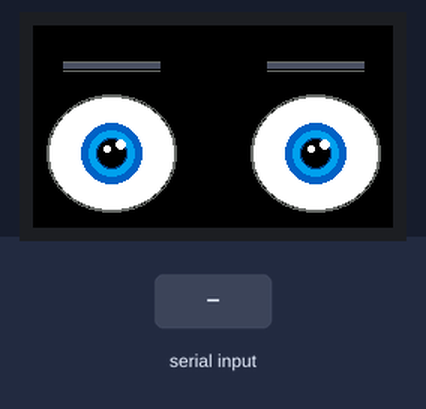
A sketch run on a simulated ESP32. On the bench: 240×135 colour display. The test bench sets the inputs (shaded band). Random numbers use the default seed unless the sketch sets one; what the sketch prints to the serial monitor is not drawn.

Above: at 1.3 s.
1.4 s: "1" received over Serial
At 3.8 s:
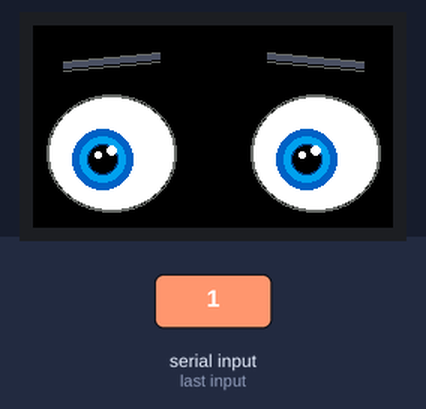
4.2 s: "l" received over Serial
At 6.2 s:
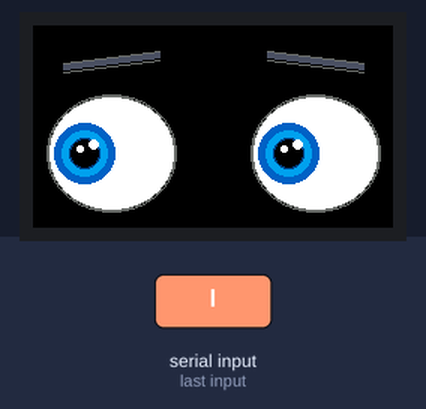
6.3 s: "r" received over Serial
At 6.9 s:
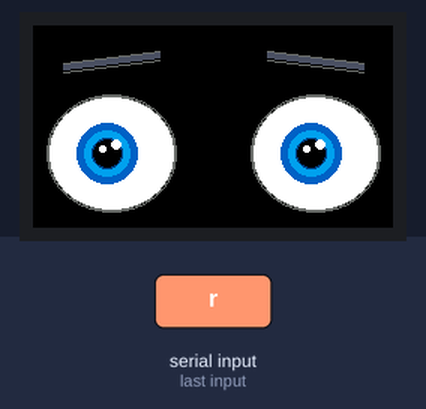
8.2 s: "u" received over Serial
At 10.3 s:
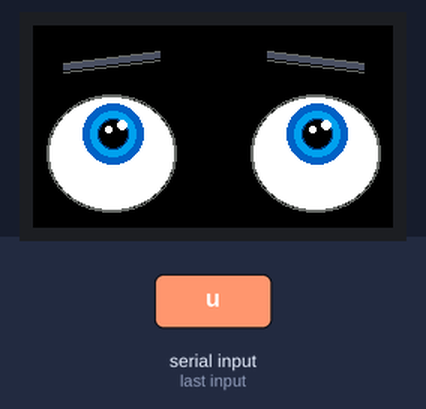
10.5 s: "d" received over Serial
At 10.6 s:
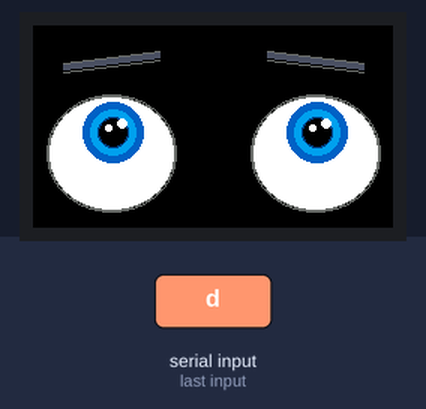
12.2 s: "c" received over Serial
At 15.1 s:
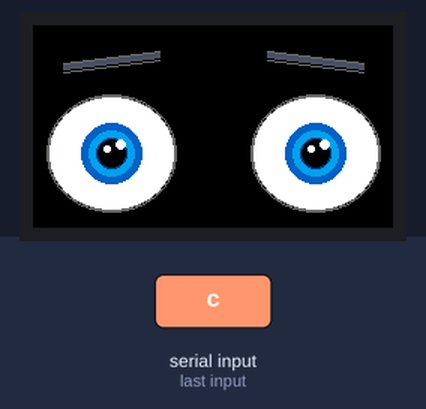
Timing chart, 0 to 15.4 s (numbered marks = the images above; inputs shaded):
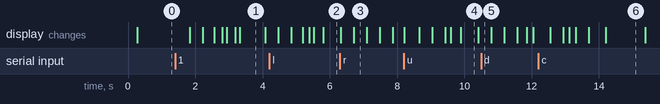

The sketch:

AnimatronicEyes_TDisplay.ino
```cpp
/*
  AnimatronicEyes_TDisplay.ino

  Use esp32 2.0.17 and included version of TFT_eSPI

  Full-color animatronic eyes for the TTGO T-Display (original)
  Display: ST7789  135 x 240  (landscape = 240 wide, 135 tall)
  Library: TFT_eSPI

  SETUP:
    In TFT_eSPI/User_Setup_Select.h:
      - comment out:  #include <User_Setup.h>
      - uncomment:    #include <User_Setups/Setup25_TTGO_T_Display.h>

  Arduino IDE board: ESP32 Dev Module
    - PSRAM: Disabled  (classic ESP32, no PSRAM)
    - Flash Size: 4MB (or 16MB depending on your variant)
    - Partition Scheme: Default 4MB with spiffs

  External control API:
    cmdLook(x, y)          -1..1 each axis
    cmdBlink()
    cmdSquint(0..1)
    cmdEmotion(EMOTION_X)
    cmdCenter()
    cmdIdle()

  Serial test: l r u d c b s i  0-7
*/

#include <Arduino.h>
#include <TFT_eSPI.h>
#include <SPI.h>

// ════════════════════════════════════════════════════════════════════════════
//  CONFIG
// ════════════════════════════════════════════════════════════════════════════

// ── Display ──────────────────────────────────────────────────────────────────
// Rotation 1 = landscape (240 wide × 135 tall)
// Rotation 3 = landscape flipped (if mounted upside-down)
#define DISPLAY_ROTATION    1
#define SCREEN_W          240
#define SCREEN_H          135

// ── Eye socket geometry ───────────────────────────────────────────────────────
// 240×135 is tight — eyes need to be compact and well-separated
#define EYE_RX             42    // socket half-width
#define EYE_RY             38    // socket half-height
#define LEFT_EYE_CX        52    // left eye center X
#define RIGHT_EYE_CX      188    // right eye center X
#define EYE_CY             85    // eye center Y  (just below mid for brow room)

// ── Iris / pupil ──────────────────────────────────────────────────────────────
#define IRIS_R             20
#define PUPIL_R             9
#define SHINE_R             3
#define SHINE_OX            6
#define SHINE_OY           -6

// ── Gaze travel ───────────────────────────────────────────────────────────────
#define MAX_GAZE_X         20
#define MAX_GAZE_Y          15

// ── Eyebrow geometry ──────────────────────────────────────────────────────────
#define BROW_HALF_W        32
#define BROW_EYE_GAP        20   // px above top of socket
#define BROW_THICKNESS      4
#define BROW_RAISE_RANGE    20
#define BROW_TILT_RANGE     15

// ── Colors (16-bit 565) ───────────────────────────────────────────────────────
#define COL_BG          TFT_BLACK
#define COL_SCLERA      0xFFFF
#define COL_IRIS_OUTER  0x0318   // deep teal
#define COL_IRIS_MID    0x051D
#define COL_IRIS_INNER  0x0210
#define COL_PUPIL       0x0000
#define COL_SHINE       0xFFFF
#define COL_EYELID      TFT_BLACK
#define COL_BROW        0x4A8C   // brighter blue-grey
#define COL_OUTLINE     0x6B6D   // brighter grey edges

// Warm amber eyes alternative — swap these three in:
// #define COL_IRIS_OUTER  0xC300
// #define COL_IRIS_MID    0x8200
// #define COL_IRIS_INNER  0x4100

// ── Animation speeds ──────────────────────────────────────────────────────────
#define GAZE_SPEED      0.12f
#define BLINK_SPEED     0.32f
#define SQUINT_SPEED    0.10f
#define BROW_SPEED      0.07f

// ── Backlight ─────────────────────────────────────────────────────────────────
#define PIN_LCD_BL          4

// ════════════════════════════════════════════════════════════════════════════
//  DISPLAY + SPRITE
// ════════════════════════════════════════════════════════════════════════════

TFT_eSPI    tft = TFT_eSPI();
TFT_eSprite spr = TFT_eSprite(&tft);

// ════════════════════════════════════════════════════════════════════════════
//  EMOTIONS
// ════════════════════════════════════════════════════════════════════════════

enum Emotion {
  EMOTION_NEUTRAL = 0,
  EMOTION_HAPPY,
  EMOTION_SAD,
  EMOTION_ANGRY,
  EMOTION_SURPRISED,
  EMOTION_SUSPICIOUS,
  EMOTION_WORRIED,
  EMOTION_DISGUSTED,
  EMOTION_COUNT
};

struct BrowPose      { float raise, tilt; };
struct EmotionPreset { const char* name; BrowPose left, right; };

const EmotionPreset EMOTIONS[EMOTION_COUNT] = {
  { "Neutral",    { 0.0f,  0.0f }, { 0.0f,  0.0f } },
  { "Happy",      { 0.2f,  0.3f }, { 0.2f, -0.3f } },
  { "Sad",        {-0.2f,  0.7f }, {-0.2f, -0.7f } },
  { "Angry",      {-0.3f, -0.8f }, {-0.3f,  0.8f } },
  { "Surprised",  { 0.9f,  0.2f }, { 0.9f, -0.2f } },
  { "Suspicious", {-0.4f, -0.5f }, { 0.6f, -0.1f } },
  { "Worried",    { 0.4f,  0.6f }, { 0.4f, -0.6f } },
  { "Disgusted",  {-0.5f, -0.6f }, { 0.1f,  0.3f } },
};

// ════════════════════════════════════════════════════════════════════════════
//  STATE
// ════════════════════════════════════════════════════════════════════════════

struct EyeState {
  float gazeX=0, gazeY=0;
  float blinkAmount=0, squintAmount=0;
  float lBrowRaise=0, lBrowTilt=0;
  float rBrowRaise=0, rBrowTilt=0;
} eyes;

struct AnimTarget {
  float gazeX=0, gazeY=0;
  float blink=0, squint=0;
  float lBrowRaise=0, lBrowTilt=0;
  float rBrowRaise=0, rBrowTilt=0;
} target;

// ════════════════════════════════════════════════════════════════════════════
//  TIMING
// ════════════════════════════════════════════════════════════════════════════

unsigned long nextBlink=0, nextGaze=0, nextSaccade=0, blinkEnd=0;
bool inBlink=false, autonomousMode=true, squinting=false;

// ════════════════════════════════════════════════════════════════════════════
//  MATH
// ════════════════════════════════════════════════════════════════════════════

float lerpf(float a, float b, float t)    { return a + (b-a)*t; }
float clampf(float v, float lo, float hi) { return v<lo?lo:(v>hi?hi:v); }
float randF(float lo, float hi)           { return lo + (float)random(10000)/10000.f*(hi-lo); }

// ════════════════════════════════════════════════════════════════════════════
//  DRAW — EYEBROW
// ════════════════════════════════════════════════════════════════════════════

void drawBrow(int cx, int browBaseY, float raise, float tilt) {
  int raisePx = (int)(raise * BROW_RAISE_RANGE);
  int tiltPx  = (int)(tilt  * BROW_TILT_RANGE);
  int midY    = browBaseY - raisePx;
  bool isLeft = (cx < SCREEN_W / 2);

  int innerX, outerX, innerY, outerY;
  if (isLeft) {
    innerX = cx + BROW_HALF_W;  outerX = cx - BROW_HALF_W;
    innerY = midY - tiltPx;     outerY = midY + tiltPx;
  } else {
    innerX = cx - BROW_HALF_W;  outerX = cx + BROW_HALF_W;
    innerY = midY + tiltPx;     outerY = midY - tiltPx;
  }

  for (int t = 0; t < BROW_THICKNESS; t++) {
    int dy = t - BROW_THICKNESS / 2;
    spr.drawLine(innerX, innerY+dy, outerX, outerY+dy, COL_BROW);
  }
  spr.drawLine(innerX, innerY - BROW_THICKNESS/2 - 1,
               outerX, outerY - BROW_THICKNESS/2 - 1, COL_OUTLINE);
  spr.drawLine(innerX, innerY + BROW_THICKNESS/2 + 1,
               outerX, outerY + BROW_THICKNESS/2 + 1, COL_OUTLINE);
}

// ════════════════════════════════════════════════════════════════════════════
//  DRAW — ONE EYE
// ════════════════════════════════════════════════════════════════════════════

void drawEye(int cx, int cy, float gazeX, float gazeY,
             float blink, float squint) {

  int rx = EYE_RX, ry = EYE_RY;
  int px = cx + (int)(gazeX * MAX_GAZE_X);
  int py = cy + (int)(gazeY * MAX_GAZE_Y);

  // Sclera
  spr.fillEllipse(cx, cy, rx, ry, COL_SCLERA);

  // Iris — layered rings
  spr.fillCircle(px, py, IRIS_R,      COL_IRIS_OUTER);
  spr.fillCircle(px, py, IRIS_R - 5,  COL_IRIS_MID);
  spr.fillCircle(px, py, IRIS_R - 10, COL_IRIS_INNER);

  // Pupil
  spr.fillCircle(px, py, PUPIL_R, COL_PUPIL);

  // Specular shine
  spr.fillCircle(px + SHINE_OX, py + SHINE_OY, SHINE_R,   COL_SHINE);
  spr.fillCircle(px - SHINE_OX/2, py + SHINE_OY/2, SHINE_R/2+1, COL_SHINE);

  // Top eyelid
  float topClose = clampf(squint * 0.45f + blink, 0.0f, 1.0f);
  int   lidBot   = (cy - ry) + (int)(topClose * (ry * 2 + 4));
  if (lidBot > cy - ry)
    spr.fillRect(cx-rx-2, cy-ry-2, rx*2+4, lidBot-(cy-ry)+2, COL_EYELID);

  // Bottom eyelid
  float botClose = clampf(blink * 0.5f, 0.0f, 1.0f);
  int   lidTop   = (cy + ry) - (int)(botClose * ry);
  if (lidTop < cy + ry)
    spr.fillRect(cx-rx-2, lidTop, rx*2+4, (cy+ry+2)-lidTop, COL_EYELID);

  // Socket outline
  spr.drawEllipse(cx, cy, rx,   ry,   COL_OUTLINE);
  spr.drawEllipse(cx, cy, rx+1, ry+1, COL_OUTLINE);
}

// ════════════════════════════════════════════════════════════════════════════
//  DRAW — FULL FRAME
// ════════════════════════════════════════════════════════════════════════════

void drawFrame() {
  spr.fillSprite(COL_BG);

  drawEye(LEFT_EYE_CX,  EYE_CY, eyes.gazeX, eyes.gazeY,
          eyes.blinkAmount, eyes.squintAmount);
  drawEye(RIGHT_EYE_CX, EYE_CY, eyes.gazeX, eyes.gazeY,
          eyes.blinkAmount, eyes.squintAmount);

  int browY = EYE_CY - EYE_RY - BROW_EYE_GAP;
  drawBrow(LEFT_EYE_CX,  browY, eyes.lBrowRaise, eyes.lBrowTilt);
  drawBrow(RIGHT_EYE_CX, browY, eyes.rBrowRaise, eyes.rBrowTilt);

  spr.pushSprite(0, 0);
}

// ════════════════════════════════════════════════════════════════════════════
//  LERP STATE
// ════════════════════════════════════════════════════════════════════════════

void lerpState() {
  eyes.gazeX        = lerpf(eyes.gazeX,        target.gazeX,       GAZE_SPEED);
  eyes.gazeY        = lerpf(eyes.gazeY,        target.gazeY,       GAZE_SPEED);
  eyes.blinkAmount  = lerpf(eyes.blinkAmount,  target.blink,       BLINK_SPEED);
  eyes.squintAmount = lerpf(eyes.squintAmount, target.squint,      SQUINT_SPEED);
  eyes.lBrowRaise   = lerpf(eyes.lBrowRaise,   target.lBrowRaise,  BROW_SPEED);
  eyes.lBrowTilt    = lerpf(eyes.lBrowTilt,    target.lBrowTilt,   BROW_SPEED);
  eyes.rBrowRaise   = lerpf(eyes.rBrowRaise,   target.rBrowRaise,  BROW_SPEED);
  eyes.rBrowTilt    = lerpf(eyes.rBrowTilt,    target.rBrowTilt,   BROW_SPEED);
}

// ════════════════════════════════════════════════════════════════════════════
//  AUTONOMOUS ANIMATION
// ════════════════════════════════════════════════════════════════════════════

void tickBlink(unsigned long now) {
  if (!inBlink && now >= nextBlink) {
    inBlink = true;  target.blink = 1.0f;
    blinkEnd  = now + random(60, 130);
    nextBlink = now + random(2000, 6000);
  }
  if (inBlink && now >= blinkEnd) {
    target.blink = 0.0f;  inBlink = false;
  }
}

void updateAnimation() {
  unsigned long now = millis();
  tickBlink(now);

  if (now >= nextGaze) {
    target.gazeX = randF(-1.0f, 1.0f);
    target.gazeY = randF(-0.6f, 0.6f);
    nextGaze = now + random(1500, 4500);
  }
  if (now >= nextSaccade) {
    target.gazeX = clampf(target.gazeX + randF(-0.15f, 0.15f), -1.f, 1.f);
    target.gazeY = clampf(target.gazeY + randF(-0.10f, 0.10f), -1.f, 1.f);
    nextSaccade = now + random(200, 700);
  }
  lerpState();
}

// ════════════════════════════════════════════════════════════════════════════
//  EXTERNAL CONTROL API
// ════════════════════════════════════════════════════════════════════════════

void cmdLook(float x, float y) {
  autonomousMode = false;
  target.gazeX = clampf(x, -1.f, 1.f);
  target.gazeY = clampf(y, -1.f, 1.f);
}
void cmdBlink() {
  inBlink = true;  target.blink = 1.0f;
  blinkEnd = millis() + 80;
}
void cmdSquint(float a) { target.squint = clampf(a, 0.f, 1.f); }

void cmdEmotion(Emotion e) {
  if (e < 0 || e >= EMOTION_COUNT) return;
  const EmotionPreset& p = EMOTIONS[e];
  target.lBrowRaise = p.left.raise;   target.lBrowTilt = p.left.tilt;
  target.rBrowRaise = p.right.raise;  target.rBrowTilt = p.right.tilt;
  Serial.print("Emotion: "); Serial.println(p.name);
}
void cmdCenter() { target.gazeX = 0; target.gazeY = 0; }
void cmdIdle() {
  autonomousMode = true;  target.squint = 0;
  nextBlink   = millis() + random(500, 1500);
  nextGaze    = millis() + random(500, 1000);
  nextSaccade = millis() + 300;
}

// ════════════════════════════════════════════════════════════════════════════
//  SERIAL TEST INTERFACE
// ════════════════════════════════════════════════════════════════════════════

void handleSerial() {
  while (Serial.available()) {
    char ch = (char)Serial.read();
    switch (ch) {
      case 'l': cmdLook(-1.f, 0.f);  Serial.println("LEFT");     break;
      case 'r': cmdLook( 1.f, 0.f);  Serial.println("RIGHT");    break;
      case 'u': cmdLook( 0.f,-1.f);  Serial.println("UP");       break;
      case 'd': cmdLook( 0.f, 1.f);  Serial.println("DOWN");     break;
      case 'c': cmdCenter();         Serial.println("CENTER");    break;
      case 'b': cmdBlink();          Serial.println("BLINK");     break;
      case 'i': cmdIdle();           Serial.println("IDLE");      break;
      case 's':
        squinting = !squinting;
        cmdSquint(squinting ? 0.7f : 0.0f);
        Serial.println(squinting ? "SQUINT ON" : "SQUINT OFF");
        break;
      case '0': cmdEmotion(EMOTION_NEUTRAL);    break;
      case '1': cmdEmotion(EMOTION_HAPPY);      break;
      case '2': cmdEmotion(EMOTION_SAD);        break;
      case '3': cmdEmotion(EMOTION_ANGRY);      break;
      case '4': cmdEmotion(EMOTION_SURPRISED);  break;
      case '5': cmdEmotion(EMOTION_SUSPICIOUS); break;
      case '6': cmdEmotion(EMOTION_WORRIED);    break;
      case '7': cmdEmotion(EMOTION_DISGUSTED);  break;
    }
  }
}

// ════════════════════════════════════════════════════════════════════════════
//  SETUP / LOOP
// ════════════════════════════════════════════════════════════════════════════

void setup() {
  Serial.begin(115200);
  randomSeed(analogRead(0));

  // Backlight on
  pinMode(PIN_LCD_BL, OUTPUT);
  digitalWrite(PIN_LCD_BL, HIGH);

  tft.init();
  tft.setRotation(DISPLAY_ROTATION);
  tft.fillScreen(COL_BG);

  // Sprite as double-buffer — classic ESP32 has no PSRAM so we get 240×135×2 = ~65KB
  // This fits in DRAM just fine on the classic ESP32 with 320KB
  spr.createSprite(SCREEN_W, SCREEN_H);
  spr.setColorDepth(16);

  nextBlink   = millis() + random(1000, 3000);
  nextGaze    = millis() + random(500,  2000);
  nextSaccade = millis() + 400;

  cmdEmotion(EMOTION_NEUTRAL);

  Serial.println("AnimatronicEyes T-Display ready.");
  Serial.println("l r u d c b s i   0-7 for emotions");
}

void loop() {
  handleSerial();

  if (autonomousMode) {
    updateAnimation();
  } else {
    tickBlink(millis());
    lerpState();
  }

  drawFrame();
}
```

Measured:
- what the display in image 1 shows lasts 0.8 s, from 3.3 s to 4.1 s
- what the display in image 4 shows lasts 0.5 s, from 9.9 s to 10.4 s
- what the display in image 6 shows lasts 1.2 s, from 14.2 s to 15.4 s
